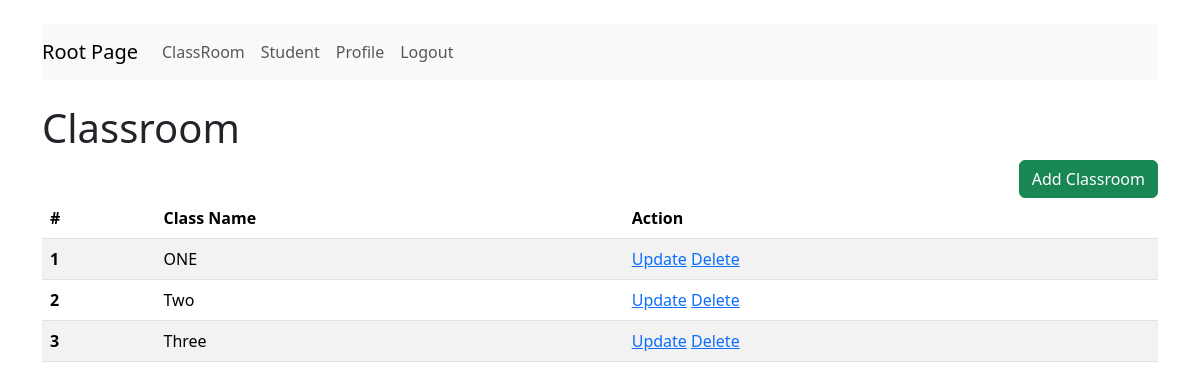
Before: /crud/classroom/ (signed in) with the older database file.
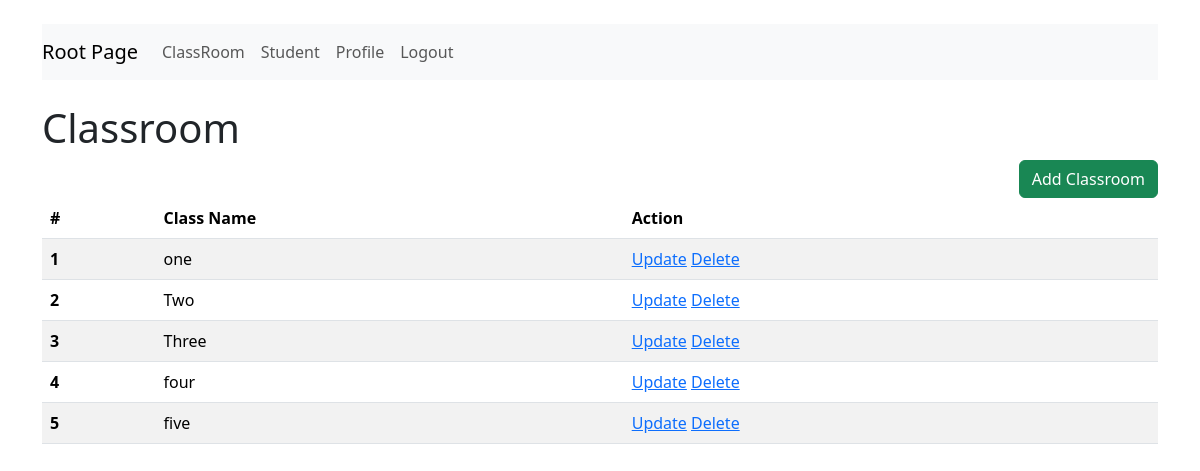
After: the same page with the newer database file.
### crud/models.py (models this page shows)
class ClassRoom(models.Model):
        name = models.CharField(max_length=10)

### crud/views.py (the view)
# urls.py: path("classroom/", ClassRoomView.as_view(), name="classbased_classroom"),
@login_required
def classroom(request):
    classrooms = ClassRoom.objects.all()
    return render(request, template_name="crud/classroom.html", context={"classrooms": classrooms})

### crud/templates/crud/classroom.html
{% extends 'crud/base.html' %}
{% block content %}
    {% include 'crud/nav.html' %}
    <br>
    <h1>Classroom</h1>
    <a href="{% url 'add_classroom' %}" class="btn btn-success" style="float: right;">Add Classroom</a>
    <table class="table table-striped">
        <thead>
        <tr>
            <th scope="col">#</th>
            <th scope="col">Class Name</th>
            <th scope="col">Action</th>
        </tr>
        </thead>
        <tbody>
        {% for classroom in classrooms %}
        <tr>
            <th scope="row">{{ forloop.counter }}</th>
            <td>{{ classroom.name }}</td>
            <td>
                <a href="{% url 'update_classroom' classroom.id %}">Update</a>
                <a href="{% url 'delete_classroom' classroom.id %}">Delete</a>
            </td>
        </tr>
        {% endfor %}
        </tbody>
    </table>
{% endblock %}

### crud/templates/crud/base.html (shortened to what this page needs)
<!DOCTYPE html>
<html lang="en">
<head>
    <link href="https://cdn.jsdelivr.net/npm/bootstrap@5.3.3/dist/css/bootstrap.min.css" rel="stylesheet"
>
</head>
<body class="container-fluid">
<br>
<div class="container">
    {% block content %}
    {% endblock %}
</div>
</body>
</html>

### crud/templates/crud/nav.html (shortened to what this page needs)
<nav class="navbar navbar-expand-lg navbar-light bg-light">
    <a class="navbar-brand" href="{% url 'root_page' %}">Root Page</a>
    <div class="collapse navbar-collapse" id="navbarSupportedContent">
        <ul class="navbar-nav mr-auto">
            <li class="nav-item active">
                <a class="nav-link" href="#">ClassRoom</a>
            </li>
            <li class="nav-item">
                <a class="nav-link" href="#">Student</a>
            </li>
            <li class="nav-item">
                <a class="nav-link" href="{% url 'user_profile' %}">Profile</a>
            </li>
            <li class="nav-item">
                <a class="nav-link" href="{% url 'user_logout' %}">Logout</a>
            </li>
        </ul>
    </div>
</nav>

Changed rows visible on the page:
changed ClassRoom: name "ONE" → "one"
added ClassRoom: name "four"
added ClassRoom: name "five"
